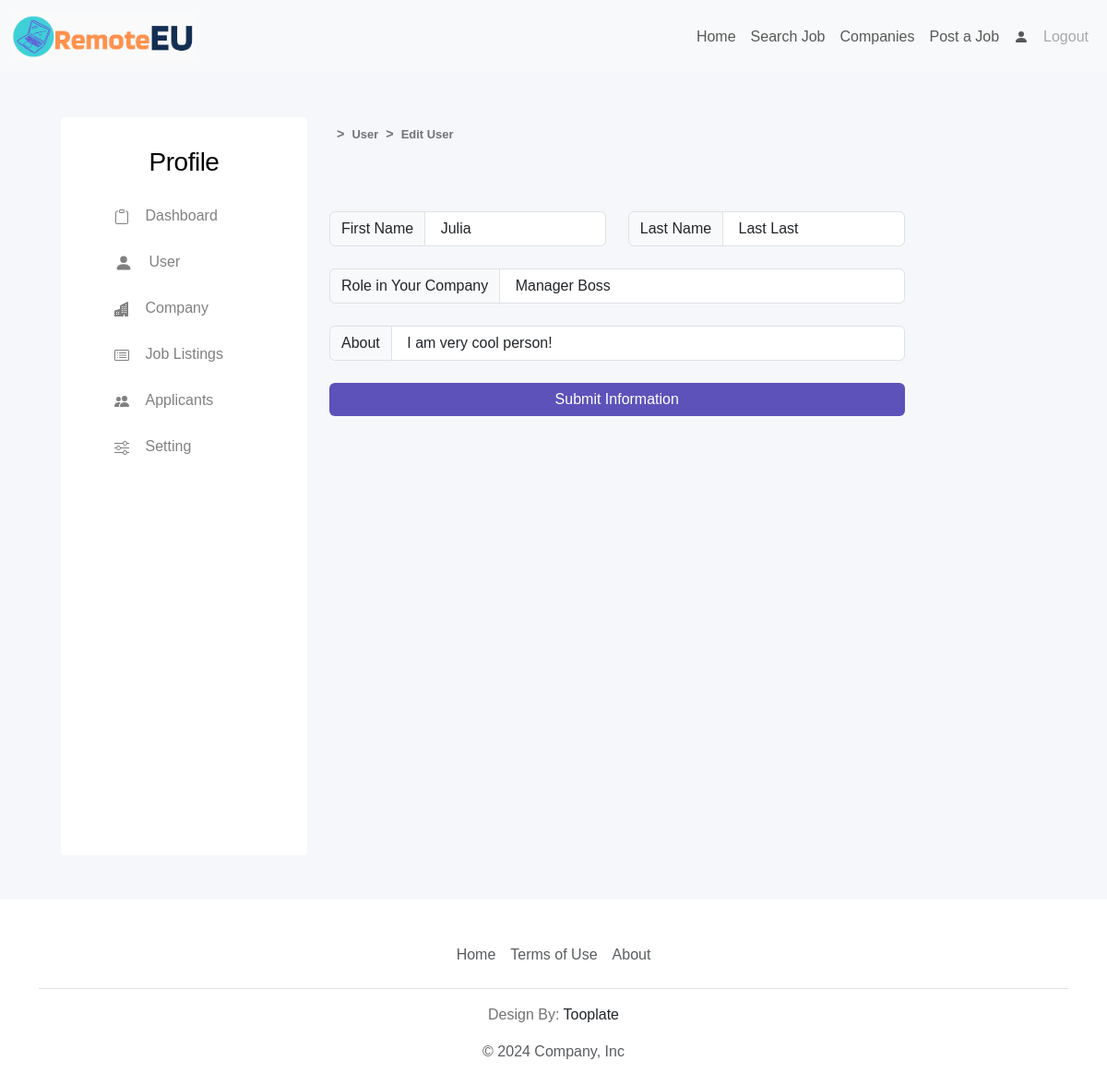
The app's page /profile/edit/user (signed in) with its own data.
### tables.py (models this page shows)
class PersonalProfile(db.Model):
    user_id: Mapped[int] = mapped_column(Integer, ForeignKey(User.id), primary_key=True)
    f_name: Mapped[str] = mapped_column(String(100))
    l_name: Mapped[str] = mapped_column(String(100))
    role: Mapped[str] = mapped_column(String(100))
    about: Mapped[str] = mapped_column(String(500))

### main.py (the view, shortened to what this page needs)
@app.route('/profile/edit/user', methods=['GET', 'POST'])
@login_required
def edit_user():
        existing_profile = PersonalProfile.query.filter_by(user_id=current_user.id).first()
        personal_profile_form = PersonalProfileForm()
        return render_template('profile/edit_user.html',
                               form=personal_profile_form,
                               existing_profile=existing_profile,
                               logged_in = current_user.is_authenticated)

### forms.py
class PersonalProfileForm(FlaskForm):
    f_name = StringField(label='First Name', validators=[Length(max=100)])
    l_name = StringField(label='Last Name', validators=[Length(max=100)])
    role = StringField(label='Role in your Company',validators=[Length(max=100)])
    about = StringField(label='About', validators=[Length(max=500)])
    submit = SubmitField(label='Submit Information')

### main.py (called while the page is built)
@login_manager.user_loader
def load_user(user_id):
    return db.get_or_404(User, user_id)

### templates/profile/edit_user.html (shortened to what this page needs)
{% extends "base_profile.html" %}
{% from 'bootstrap5/form.html' import render_form %}
{% block profile_content %}
<section>
    <div class="container">
        <div id="breadcrumbs" class="d-flex mt-2">
            <p class="mx-2"><b>></b></p>
            <a href="{{ url_for('user') }}"><p><b>User</b></p></a>
            <p class="mx-2"><b>></b></p>
            <a href="{{ url_for('edit_user') }}"><p><b>Edit User</b></p></a>
        </div>
        <div class="row d-flex justify-content-start mb-3 mt-5">
            <div class="col-lg-10 col-md-12 col-sm-12">
            {% if user_exist == false %}
                {{ render_form(form) }}
            {% else %}
                <form class="edit_form" method="POST" action="{{ url_for('edit_user') }}">
                        <br>
                        <div class="row d-flex justify-content-center">
                            <div class="col-lg-6 col-md-6 col-sm-12 mb-4">
                                <div class="input-group">
                                    <span class="input-group-text" id="basic-addon1">First Name</span>
                                    {{ form.f_name(value=existing_profile.f_name, class_="form-control") }}
                                </div>
                            </div>
                            <div class="col-lg-6 col-md-6 col-sm-12 mb-4">
                                <div class="input-group">
                                    <span class="input-group-text" id="basic-addon1">Last Name</span>
                                    {{ form.l_name(value=existing_profile.l_name, class_="form-control") }}
                                </div>
                            </div>
                        </div>
                        <div class="row d-flex justify-content-center mb-4">
                            <div class="input-group">
                                <span class="input-group-text" id="basic-addon1">Role in Your Company</span>
                                {{ form.role(value=existing_profile.role, class_="form-control") }}
                            </div>
                        </div>
                        <div class="row d-flex justify-content-center mb-4">
                            <div class="input-group">
                                <span class="input-group-text" id="basic-addon1">About</span>
                                {{ form.about(value=existing_profile.about, class_="form-control") }}
                            </div>
                        </div>
                        {{ form.submit(class="primary-btn form-control") }}
                </form>
            {% endif %}
            </div>
        </div>
    </div>
</section>
{% endblock %}

### static/css/styles.css (style rules this page uses)
:root { --white-color: #ffffff; --primary-color: #5d52ba; --secondary-color: #0dcaf0; --section-bg-color: #f0f8ff; --section-bg-color2: #f5f7fa; --custom-btn-bg-color: #f65129; --social-icon-link-bg-color: #7f73eb; --dark-color: #000000; --p-color: #717275; --border-color: #e9eaeb; --body-font-family: 'League Spartan', sans-serif; }
body { background-color: var(--white-color); font-family: var(--body-font-family); }
p { color: var(--p-color); font-size: var(--p-font-size); font-weight: var(--font-weight-light); }
a { text-decoration: none; }
section { background-color: var(--section-bg-color2); }
.primary-btn { background: var(--primary-color); border: none; color: var(--white-color); font-size: var(--p-font-size); font-weight: var(--font-weight-normal); transition: all 0.3s; margin-bottom: 24px; }
#breadcrumbs { margin-bottom: 10px; }
#breadcrumbs a { transition-duration: 200ms; border-radius: 5px; color: grey; text-decoration: none; }
#breadcrumbs a, #breadcrumbs p { font-size: 0.9em; font-weight: 600; margin-top: auto; margin-bottom: auto; }

### records on screen
PersonalProfile: f_name "Julia", l_name "Last Last", role "Manager Boss", about "I am very cool person!"
